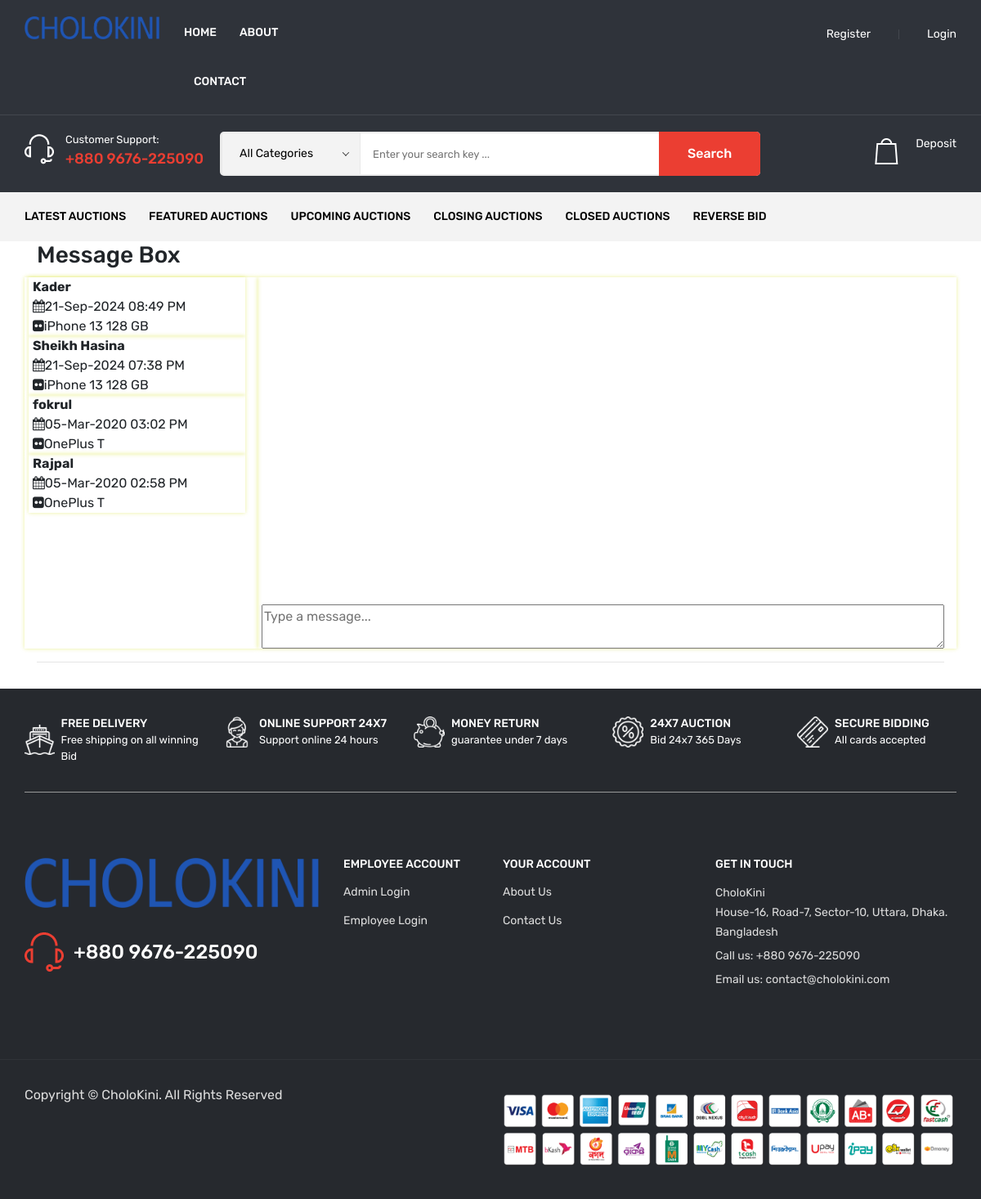
Page /messagebox.php on the earlier database version.
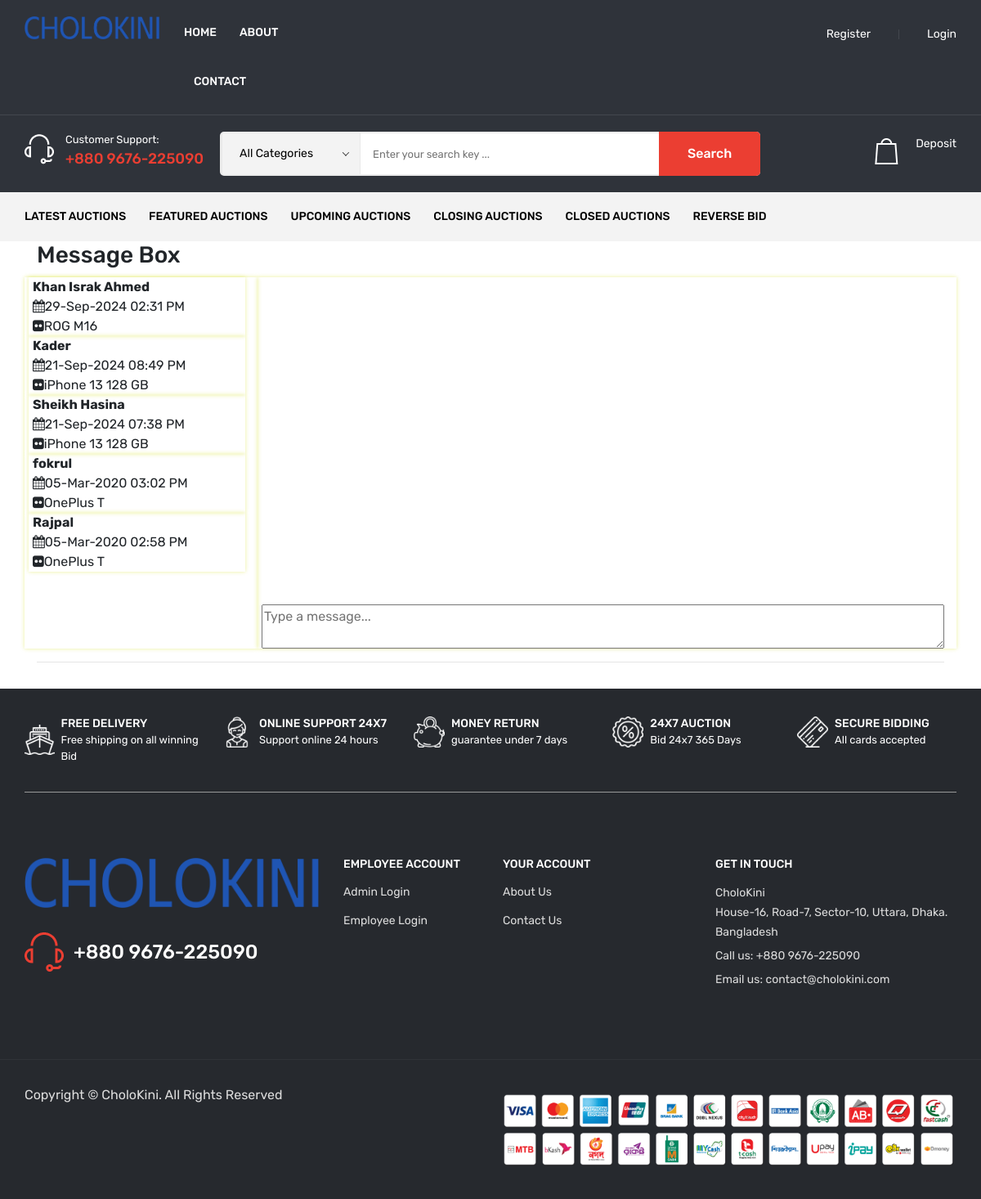
Same page on the later database version.
### tables this page shows
CREATE TABLE `message` (
  `message_id` int(10) NOT NULL,
  `sender_id` int(10) NOT NULL,
  `receiver_id` int(10) NOT NULL,
  `message_date_time` datetime NOT NULL,
  `product_id` int(10) NOT NULL,
  `message` text NOT NULL,
  `status` varchar(10) NOT NULL
);

CREATE TABLE `customer` (
  `customer_id` int(10) NOT NULL,
  `customer_name` varchar(50) NOT NULL,
  `email_id` varchar(50) NOT NULL,
  `password` varchar(100) NOT NULL,
  `address` text NOT NULL,
  `state` varchar(25) NOT NULL,
  `city` varchar(25) NOT NULL,
  `landmark` varchar(50) NOT NULL,
  `pincode` varchar(6) NOT NULL,
  `mobile_no` varchar(15) NOT NULL,
  `note` text NOT NULL,
  `status` varchar(10) NOT NULL
);

CREATE TABLE `product` (
  `product_id` int(10) NOT NULL,
  `customer_id` int(10) NOT NULL,
  `product_name` varchar(50) NOT NULL,
  `category_id` int(10) NOT NULL,
  `product_description` text NOT NULL,
  `starting_bid` float(10,2) NOT NULL,
  `ending_bid` float(10,2) NOT NULL,
  `start_date_time` datetime NOT NULL,
  `end_date_time` datetime NOT NULL,
  `product_cost` float(10,2) NOT NULL,
  `product_image` varchar(100) NOT NULL,
  `product_warranty` varchar(100) NOT NULL,
  `product_delivery` text NOT NULL,
  `company_name` varchar(100) NOT NULL,
  `status` varchar(10) NOT NULL
);

### messagebox.php (the view, shortened to what this page needs)
<?php
include("header.php");
?>
<div class="services" id="services">
		<div class="container">
<div class="heading">
	<h3 data-aos="zoom-in" >Message Box</h3>
</div>
<form method="post"	action="" onsubmit="return validateform()" enctype="multipart/form-data" >
<div class="row">
		<div  class="col-md-3" style='padding-left:5px;cursor:pointer; border-color: #afdfa0;  box-shadow: 0 0 5px rgba(207, 220, 0, 0.4);'>
<?php
	$sqlmessagelist ="SELECT * FROM message LEFT JOIN customer as sender on message.sender_id =sender.customer_id LEFT JOIN customer AS receiver on receiver.customer_id=message.receiver_id LEFT JOIN product on message.product_id=product.product_id WHERE message.message_id!='0' ";
	$sqlmessagelist = $sqlmessagelist . " GROUP BY message.sender_id  ORDER BY message.message_date_time DESC";
	$qsqlmessagelist = mysqli_query($con,$sqlmessagelist);
	while($rsmessagelist = mysqli_fetch_array($qsqlmessagelist))
	{
		echo "<div class='panel panel-default' style='padding-left:5px;cursor:pointer; border-color: #cfdc00;  box-shadow: 0 0 5px rgba(207, 220, 0, 0.4);' onclick='loadmessage($rsmessagelist[sender_id],$rsmessagelist[receiver_id],$rsmessagelist[product_id])'>";
		echo "<b>" .$rsmessagelist[8] . "</b><br>";
		echo "<i class='fa fa-calendar'></i>" . date("d-M-Y h:i A",strtotime($rsmessagelist['message_date_time'])) . "<br>";
		echo "<i class='fa fa fa-flickr'></i>" .$rsmessagelist['product_name'] ;
		echo "</div>";
	}
?>
		</div>
		<div  class="col-md-9"  style='padding-left:5px;cursor:pointer; border-color: #afdfa0;  box-shadow: 0 0 5px rgba(207, 220, 0, 0.4);'>
<div class="popup-box chat-popup" id="qnimate" >
			<div class="popup-messages" id="popup-messages"  style='overflow:auto; height:400px;'>
			</div>
			<div class="popup-messages-footer"  id="popup-messages-footer">
				<textarea id="status_message" placeholder="Type a message..." style="width:100%;" name="message"></textarea>
			</div>
	  </div>
		</div>
		<div  class="col-md-12">
			<hr>
		</div>
</div>
		</div>
							</div>
						</div>
<?php
include("footer.php");
?>

Differences in the rows shown:
added message: customer.customer_name "Khan Israk Ahmed", message_date_time "29-Sep-2024 02:31 PM", product.product_name "ROG M16"
